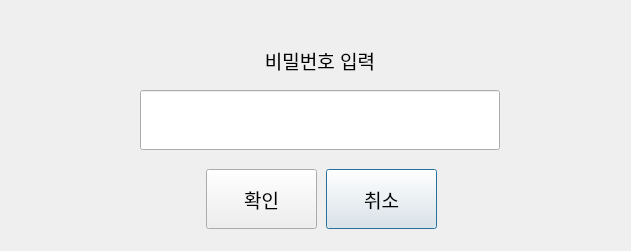
<?xml version="1.0" encoding="UTF-8"?>
<ui version="4.0">
 <class>PasswordInput</class>
 <widget class="QDialog" name="PasswordInput">
  <property name="geometry">
   <rect>
    <x>0</x>
    <y>0</y>
    <width>631</width>
    <height>251</height>
   </rect>
  </property>
  <property name="font">
   <font>
    <pointsize>14</pointsize>
   </font>
  </property>
  <property name="windowTitle">
   <string>Dialog</string>
  </property>
  <widget class="QLabel" name="label_24">
   <property name="geometry">
    <rect>
     <x>140</x>
     <y>40</y>
     <width>360</width>
     <height>40</height>
    </rect>
   </property>
   <property name="text">
    <string>비밀번호 입력</string>
   </property>
   <property name="alignment">
    <set>Qt::AlignCenter</set>
   </property>
  </widget>
  <widget class="QPushButton" name="cancel">
   <property name="geometry">
    <rect>
     <x>326</x>
     <y>169</y>
     <width>111</width>
     <height>60</height>
    </rect>
   </property>
   <property name="text">
    <string>취소</string>
   </property>
  </widget>
  <widget class="QPushButton" name="ok">
   <property name="geometry">
    <rect>
     <x>206</x>
     <y>169</y>
     <width>111</width>
     <height>60</height>
    </rect>
   </property>
   <property name="text">
    <string>확인</string>
   </property>
  </widget>
  <widget class="MyLineEdit" name="PasswordEdit">
   <property name="geometry">
    <rect>
     <x>140</x>
     <y>90</y>
     <width>360</width>
     <height>60</height>
    </rect>
   </property>
   <property name="echoMode">
    <enum>QLineEdit::PasswordEchoOnEdit</enum>
   </property>
  </widget>
 </widget>
 <customwidgets>
  <customwidget>
   <class>MyLineEdit</class>
   <extends>QLineEdit</extends>
   <header location="global">mylineedit.h</header>
  </customwidget>
 </customwidgets>
 <resources/>
 <connections>
  <connection>
   <sender>cancel</sender>
   <signal>clicked()</signal>
   <receiver>PasswordInput</receiver>
   <slot>reject()</slot>
   <hints>
    <hint type="sourcelabel">
     <x>375</x>
     <y>189</y>
    </hint>
    <hint type="destinationlabel">
     <x>322</x>
     <y>125</y>
    </hint>
   </hints>
  </connection>
 </connections>
</ui>
